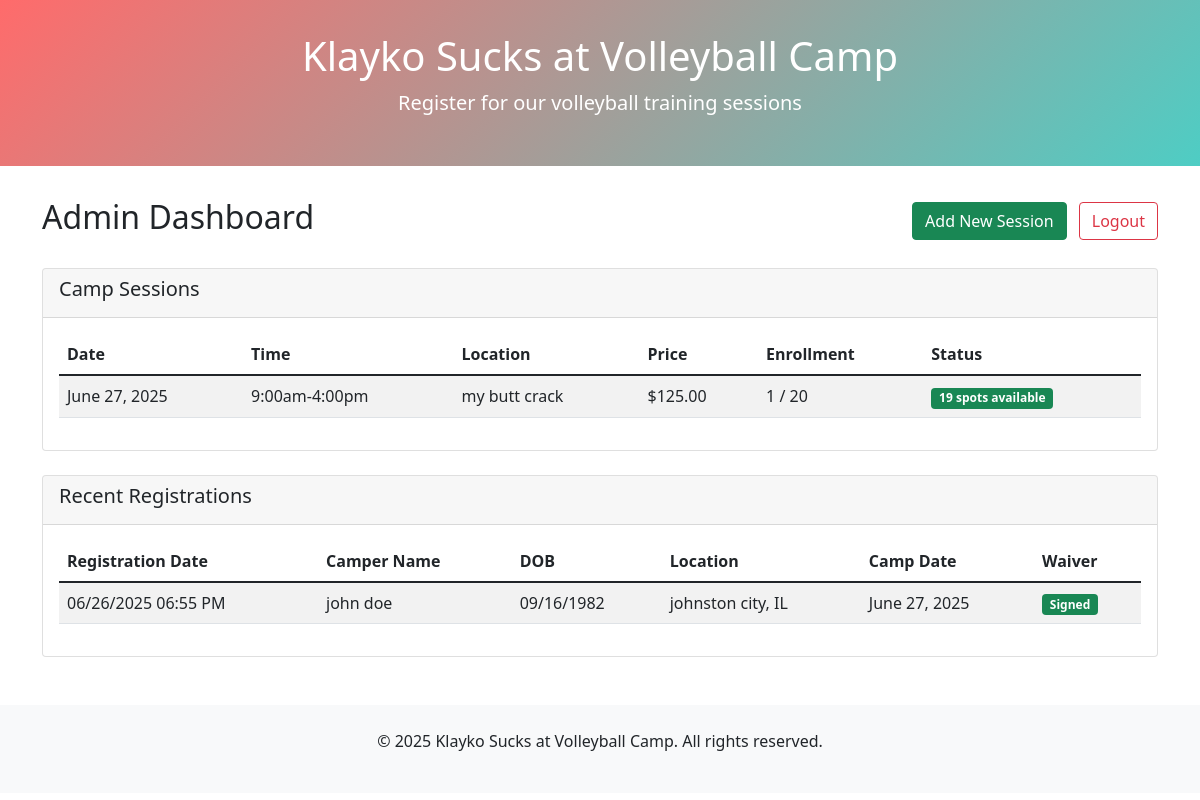
/admin (signed in), run on the app's committed database.
### volleyball_camp_app.py (models this page shows)
class CampSession(db.Model):
    id = db.Column(db.Integer, primary_key=True)
    date = db.Column(db.Date, nullable=False)
    location = db.Column(db.String(200), nullable=False)
    time = db.Column(db.String(100), nullable=False)
    price = db.Column(db.Float, nullable=False)
    max_capacity = db.Column(db.Integer, nullable=False)
    current_enrollment = db.Column(db.Integer, default=0)
    @property
    def available_spots(self):
        return self.max_capacity - self.current_enrollment
    @property
    def is_full(self):
        return self.current_enrollment >= self.max_capacity

class Registration(db.Model):
    id = db.Column(db.Integer, primary_key=True)
    first_name = db.Column(db.String(100), nullable=False)
    last_name = db.Column(db.String(100), nullable=False)
    dob = db.Column(db.Date, nullable=False)
    address = db.Column(db.String(200), nullable=False)
    city = db.Column(db.String(100), nullable=False)
    state = db.Column(db.String(2), nullable=False)
    zipcode = db.Column(db.String(10), nullable=False)
    camp_session_id = db.Column(db.Integer, db.ForeignKey('camp_session.id'), nullable=False)
    waiver_signed = db.Column(db.Boolean, default=False)
    registration_date = db.Column(db.DateTime, default=datetime.utcnow)
    camp_session = db.relationship('CampSession', backref=db.backref('registrations', lazy=True))

### volleyball_camp_app.py (the view)
@app.route('/admin')
@login_required
def admin_dashboard():
    camp_sessions = CampSession.query.order_by(CampSession.date).all()
    registrations = Registration.query.order_by(Registration.registration_date.desc()).all()
    return render_template('admin_dashboard.html', camp_sessions=camp_sessions, registrations=registrations)

### volleyball_camp_app.py (called while the page is built)
def login_required(f):
    @wraps(f)
    def decorated_function(*args, **kwargs):
        if 'admin_logged_in' not in session:
            return redirect(url_for('admin_login'))
        return f(*args, **kwargs)
    return decorated_function

### templates/admin_dashboard.html (shortened to what this page needs)
{% extends "base.html" %}
{% block content %}
<div class="d-flex justify-content-between align-items-center mb-4">
    <h2>Admin Dashboard</h2>
    <div>
        <a href="{{ url_for('add_session') }}" class="btn btn-success me-2">Add New Session</a>
        <a href="{{ url_for('admin_logout') }}" class="btn btn-outline-danger">Logout</a>
    </div>
</div>
<div class="row">
    <div class="col-md-12">
        <div class="card mb-4">
            <div class="card-header">
                <h5>Camp Sessions</h5>
            </div>
            <div class="card-body">
                {% if camp_sessions %}
                    <div class="table-responsive">
                        <table class="table table-striped">
                            <thead>
                                <tr>
                                    <th>Date</th>
                                    <th>Time</th>
                                    <th>Location</th>
                                    <th>Price</th>
                                    <th>Enrollment</th>
                                    <th>Status</th>
                                </tr>
                            </thead>
                            <tbody>
                                {% for session in camp_sessions %}
                                <tr>
                                    <td>{{ session.date.strftime('%B %d, %Y') }}</td>
                                    <td>{{ session.time }}</td>
                                    <td>{{ session.location }}</td>
                                    <td>${{ "%.2f"|format(session.price) }}</td>
                                    <td>{{ session.current_enrollment }} / {{ session.max_capacity }}</td>
                                    <td>
                                        {% if session.is_full %}
                                            <span class="badge bg-danger">Full</span>
                                        {% else %}
                                            <span class="badge bg-success">{{ session.available_spots }} spots available</span>
                                        {% endif %}
                                    </td>
                                </tr>
                                {% endfor %}
                            </tbody>
                        </table>
                    </div>
                {% else %}
                    <p class="text-muted">No camp sessions available.</p>
                {% endif %}
            </div>
        </div>
    </div>
</div>
<div class="row">
    <div class="col-md-12">
        <div class="card">
            <div class="card-header">
                <h5>Recent Registrations</h5>
            </div>
            <div class="card-body">
                {% if registrations %}
                    <div class="table-responsive">
                        <table class="table table-striped">
                            <thead>
                                <tr>
                                    <th>Registration Date</th>
                                    <th>Camper Name</th>
                                    <th>DOB</th>
                                    <th>Location</th>
                                    <th>Camp Date</th>
                                    <th>Waiver</th>
                                </tr>
                            </thead>
                            <tbody>
                                {% for reg in registrations %}
                                <tr>
                                    <td>{{ reg.registration_date.strftime('%m/%d/%Y %I:%M %p') }}</td>
                                    <td>{{ reg.first_name }} {{ reg.last_name }}</td>
                                    <td>{{ reg.dob.strftime('%m/%d/%Y') }}</td>
                                    <td>{{ reg.city }}, {{ reg.state }}</td>
                                    <td>{{ reg.camp_session.date.strftime('%B %d, %Y') }}</td>
                                    <td>
                                        {% if reg.waiver_signed %}
                                            <span class="badge bg-success">Signed</span>
                                        {% else %}
                                            <span class="badge bg-warning">Pending</span>
                                        {% endif %}
                                    </td>
                                </tr>
                                {% endfor %}
                            </tbody>
                        </table>
                    </div>
                {% else %}
                    <p class="text-muted">No registrations yet.</p>
                {% endif %}
            </div>
        </div>
    </div>
</div>
{% endblock %}

### templates/base.html (shortened to what this page needs)
<!DOCTYPE html>
<html lang="en">
<head>
    <link href="https://cdnjs.cloudflare.com/ajax/libs/bootstrap/5.1.3/css/bootstrap.min.css" rel="stylesheet">
</head>
<body>
    <div class="camp-header text-center">
        <div class="container">
            <h1>Klayko Sucks at Volleyball Camp</h1>
            <p class="lead">Register for our volleyball training sessions</p>
        </div>
    </div>
    <div class="container">
        {% block content %}{% endblock %}
    </div>
    <footer class="mt-5 py-4 bg-light text-center">
        <div class="container">
            <p>&copy; 2025 Klayko Sucks at Volleyball Camp. All rights reserved.</p>
        </div>
    </footer>
</body>
</html>

### templates/base.html (style rules this page uses)
.camp-header { background: linear-gradient(135deg, #ff6b6b, #4ecdc4); color: white; padding: 2rem 0; margin-bottom: 2rem; }

### data on the page
CampSession: date "June 27, 2025", time "9:00am-4:00pm", location "my butt crack", price "125.00", current_enrollment "1", max_capacity "20", available_spots "19"
Registration: registration_date "06/26/2025 06:55 PM", first_name "john", last_name "doe", dob "09/16/1982", city "johnston city", state "IL", camp_session "June 27, 2025", waiver_signed "Signed"
